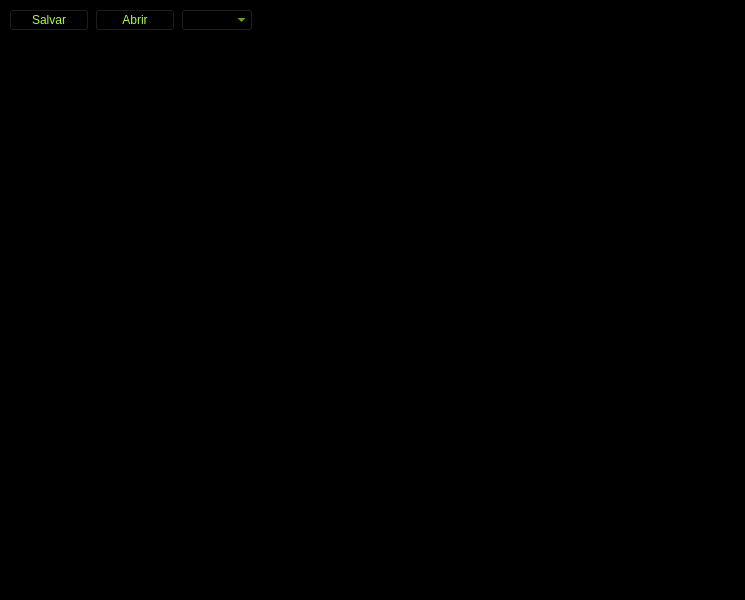
<?xml version="1.0" encoding="UTF-8"?>
<ui version="4.0">
 <class>MainWindow</class>
 <widget class="QMainWindow" name="MainWindow">
  <property name="geometry">
   <rect>
    <x>0</x>
    <y>0</y>
    <width>745</width>
    <height>600</height>
   </rect>
  </property>
  <property name="windowTitle">
   <string>Bloco de notas</string>
  </property>
  <property name="styleSheet">
   <string notr="true">*{background: black;color: #affc41;border-color: white;}</string>
  </property>
  <widget class="QWidget" name="centralwidget">
   <layout class="QGridLayout" name="gridLayout">
    <item row="0" column="0">
     <layout class="QVBoxLayout" name="verticalLayout">
      <item>
       <layout class="QHBoxLayout" name="horizontalLayout_3">
        <item>
         <widget class="QPushButton" name="btnSalvar">
          <property name="text">
           <string>Salvar</string>
          </property>
         </widget>
        </item>
        <item>
         <widget class="QPushButton" name="btnAbrir">
          <property name="text">
           <string>Abrir</string>
          </property>
         </widget>
        </item>
        <item>
         <widget class="QComboBox" name="comboBox"/>
        </item>
        <item>
         <spacer name="horizontalSpacer">
          <property name="orientation">
           <enum>Qt::Horizontal</enum>
          </property>
          <property name="sizeHint" stdset="0">
           <size>
            <width>40</width>
            <height>20</height>
           </size>
          </property>
         </spacer>
        </item>
       </layout>
      </item>
      <item>
       <widget class="QTextEdit" name="txtArea">
        <property name="font">
         <font>
          <pointsize>14</pointsize>
         </font>
        </property>
       </widget>
      </item>
     </layout>
    </item>
   </layout>
  </widget>
 </widget>
 <resources/>
 <connections/>
</ui>
